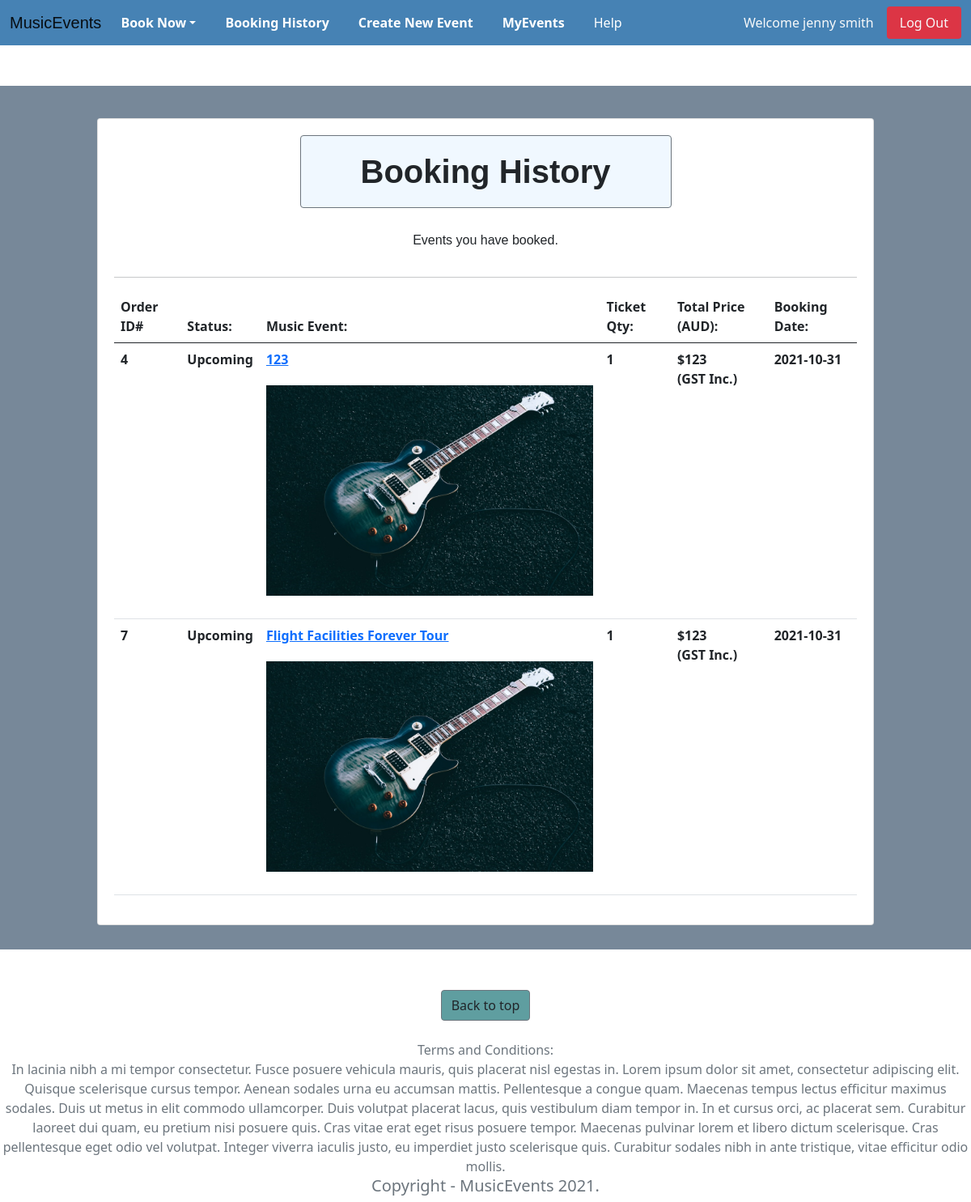
Before: /events/booking_history (signed in) with the older database file.
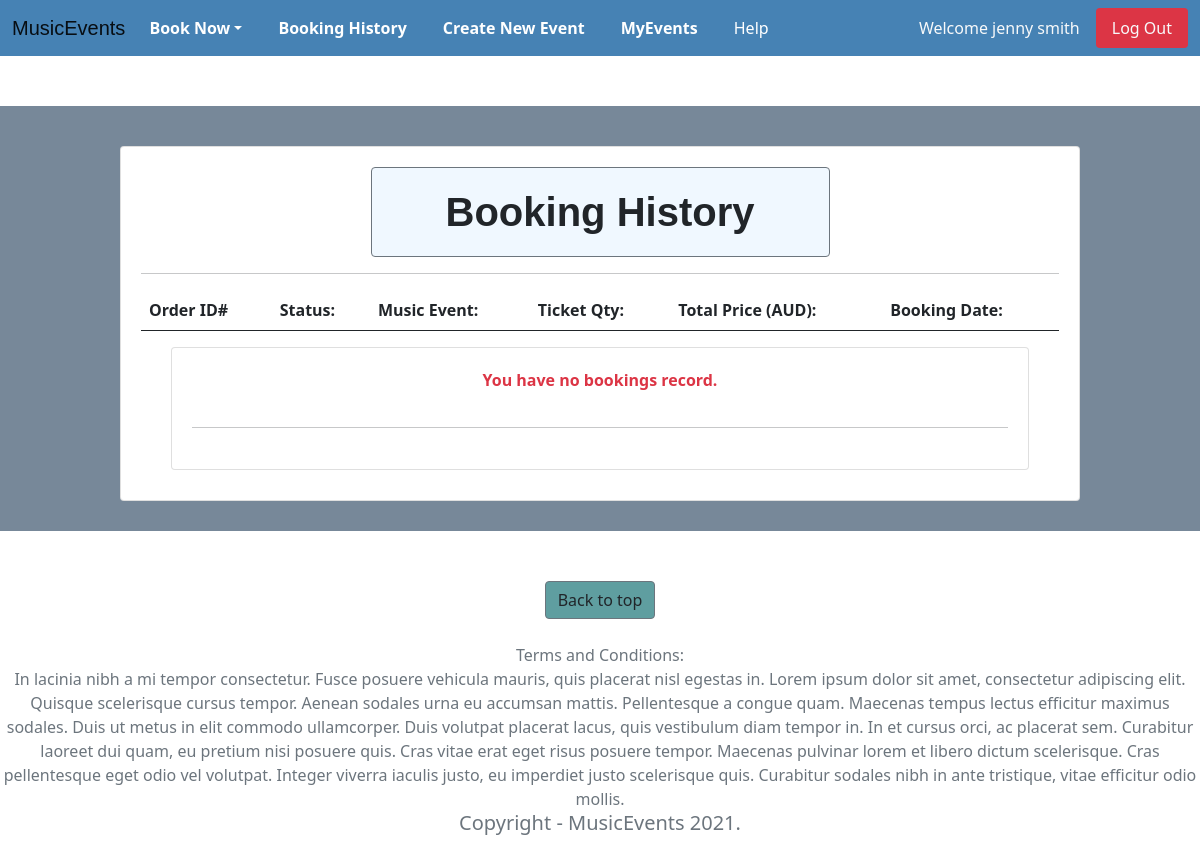
After: the same page with the newer database file.
### website/models.py (models this page shows, shortened)
class User(db.Model, UserMixin):
    __tablename__='users' # good practice to specify table name
    id = db.Column(db.Integer, primary_key=True)
    name = db.Column(db.String(100), index=True)
    emailid = db.Column(db.String(100), index=True, nullable=False, unique = True)
    password_hash = db.Column(db.String(255), nullable=False)
    comments = db.relationship('Comment', backref='user')
    booking = db.relationship('Booking', backref='user')
    event = db.relationship('Event', backref='user')

class Booking(db.Model):
    __tablename__ = 'booking'
    booking_Id = db.Column(db.Integer, primary_key=True)
    booking_date = db.Column(db.Date, default=datetime.now())
    price = db.Column(db.Integer)
    quantity = db.Column(db.Integer, default = 1)
    user_id = db.Column(db.Integer, db.ForeignKey('users.id'))
    events_id = db.Column(db.Integer, db.ForeignKey('events.id'))

class Event_Status(db.Model):
    __tablename__ = 'event_status'
    events_id = db.Column(db.Integer, db.ForeignKey('events.id'), primary_key=True )
    status = db.Column(db.String(10))
    def __repr__(self):
        return "{}".format(self.status)

class Event(db.Model):
    __tablename__ = 'events'
    id = db.Column(db.Integer, primary_key=True)
    name = db.Column(db.String(80))
    artist = db.Column(db.String(80))
    date = db.Column(db.DateTime(20))
    venue = db.Column(db.String(80))
    venue_address = db.Column(db.String(255))
    city = db.Column(db.String(60))
    state = db.Column(db.String(10))
    zipcode = db.Column(db.Integer)
    category = db.Column(db.String(20))
    ages = db.Column(db.String(20))
    description = db.Column(db.String(2000))
    price = (db.Column(db.Integer))
    quota = db.Column(db.Integer, default = 1)
    image = db.Column(db.String(400))
    owner = db.Column(db.Integer, db.ForeignKey('users.id'))
    comments = db.relationship('Comment', backref='events')
    booking = db.relationship('Booking', backref='events')
    status = db.relationship('Event_Status', backref ='events')

### website/events.py (the view)
@bp.route('/booking_history', methods = ['GET', 'POST'])
@login_required
def booking_history():
  records = db.session.query(Booking, Event).filter(Booking.events_id == Event.id).filter_by(user_id=current_user.id)
  return render_template('events/booking_history.html', records = records)

### website/templates/events/booking_history.html
{% extends 'base.html' %}
{% import "bootstrap/wtf.html" as wtf %}
{% block content %}
<div class="container-fluid backgroundCustom  margin4">
    <div class = "row pad ">
      <div class=" card center pad margintop" style="width: 60rem;">
        <h1 class = "text-center pad changeFont card backgroundCustom2 center border-secondary"><strong>Booking History</strong></h1>
        {% if records[0]|length >0 %}
        <h6 class = "text-center changeFont pad">Events you have booked.</h6>
        {% endif  %}
        <hr>
        <div class="col-sm-12 col-md-12 col-lg-12">
          <div class="table-responsive-xl">
            <table class="table">
              <thead>
                <tr>
                  <th scope="col"><b>Order ID#</b></th>
                  <th scope="col"><b>Status:</b></th>
                  <th scope="col"><b>Music Event:</b></th>
                  <th scope="col"><b>Ticket Qty:</b></th>
                  <th scope="col"><b>Total Price (AUD):</b></th>
                  <th scope="col"><b>Booking Date:</b></th>
                </tr>
              </thead>
              <tbody>
                {% for record in records %}
                  <tr>
                      <th scope="row"><b>{{record[0].booking_Id}}</b></th>
                      <th scope="row">{{record[1].status[0]}}</th>
                      <th scope ="row"><a href="{{url_for('events.show', id=record[0].events_id)}}">{{record[1].name}}</a>
                        <img src="{{record[1].image}}" class="card-img-top pad" alt="Responsive image"></th>
                      <th scope="row">{{record[0].quantity}}</th>
                      <th scope="row">${{record[1].price * record[0].quantity}}<br>(GST Inc.)</br></th>
                      <th scope="row">{{record[0].booking_date}}</th>
                  </tr>
                {% endfor %}
              </tbody>
            </table>
            {% if records[0]|length ==0 %}
            <div class = "card  margin">
              <h6 class="card-title text-danger text-center pad2"><b>You have no bookings record.</b></h6>
              <hr>
          </div>
            {% endif  %}
          </div>
        </div>
      </div>
    </div>
</div>
<div class = "col text-center">
  <a href="#" class="btn text-center buttonCustom2 border-secondary">Back to top</a>
</div>
{% endblock %}

### website/templates/base.html (shortened to what this page needs)
<!DOCTYPE html>
<html>
    <head>
        <link href="https://cdn.jsdelivr.net/npm/bootstrap@5.1.0/dist/css/bootstrap.min.css" rel="stylesheet">
        <link rel="stylesheet" type="text/css" href="{{ url_for('static', filename='stylesheet/stylesheet.css') }}">
    </head>
    <body>
        <header>
            <nav class="navbar navbar-expand-lg navbar-light navbar-custom">
                <div class="container-fluid">
                    <a class="navbar-brand changeFont" href="/">MusicEvents</a>
                    <div class="collapse navbar-collapse" id="navbarSupportedContent">
                        <ul class="navbar-nav me-auto mb-2 mb-lg-0">
                        <li class="nav-item dropdown">
                            <a class="nav-link dropdown-toggle " href="#" id='CatBar' role="button" data-bs-toggle="dropdown" aria-expanded="false"><strong>Book Now</strong></a>
                        </li>
                        <li class="nav-item">
                            <a class="nav-link" href="{{ url_for('events.booking_history') }}" id = 'CatBar'><strong>Booking History</strong></a>
                        </li>
                        <li class="nav-item">
                            <a class="nav-link" href="{{ url_for('events.create') }}" id = 'CatBar'><strong>Create New Event</strong></a>
                        </li>
                        <li class="nav-item">
                            <a class="nav-link" href="{{ url_for('events.my_events') }}" id = 'CatBar'><strong>MyEvents</strong></a>
                        </li>
                        <li class="nav-item">
                            <a class="nav-link" href="/help" id = 'CatBar'>Help</a>
                        </li>
                        </ul>
                        <form class="d-flex">
                            {% if current_user.is_authenticated %}
                            <a class="nav-item nav-link  text-light disabled" href="#">Welcome {{current_user.name}}</a>
                            <a class="nav-item nav-link btn-danger text-light rounded " href="{{ url_for('auth.logout') }}">Log Out</a>
                            {% else %}
                            <a class="nav-item nav-link text-light margin3" href="{{ url_for('auth.register') }}">Register</a>
                            <a class="nav-item nav-link btn-primary text-light rounded" href="{{ url_for('auth.login') }}"><b>Log In</b></a>
                            {% endif %}
                        </form>
                    </div>
                </div>
            </nav>
        </header>
            {% block content %}
            {% endblock %}
    </body>
    <footer class=" text-center text-muted"> <br>Terms and Conditions: </br> In lacinia nibh a mi tempor consectetur. Fusce posuere vehicula mauris, quis
     placerat nisl egestas in. Lorem ipsum dolor sit amet, consectetur adipiscing elit. Quisque scelerisque cursus tempor. Aenean sodales urna eu accumsan mattis. Pellentesque a
      congue quam. Maecenas tempus lectus efficitur maximus sodales. Duis ut metus in elit commodo ullamcorper. Duis volutpat placerat lacus, quis vestibulum diam tempor in. In et cursus orci,
       ac placerat sem. Curabitur laoreet dui quam, eu pretium nisi posuere quis. Cras vitae erat eget risus posuere tempor. Maecenas pulvinar lorem et libero dictum scelerisque. Cras pellentesque
        eget odio vel volutpat. Integer viverra iaculis justo, eu imperdiet justo scelerisque quis. Curabitur sodales nibh in ante tristique, vitae efficitur odio mollis.
       <h6 class = "text-center lead">Copyright - MusicEvents 2021.</h6>
    </footer>
</html>

### website/static/stylesheet/stylesheet.css (style rules this page uses)
.card { margin: 0 auto; float: none; margin-bottom: 10px; margin-left: 30px; margin-right: 30px; padding: 10px 20px; }
li { margin-right: 20px; }
a#CatBar { color: white !important; }
h1 { padding: 40px; }
.center { display: block; margin-left: auto; margin-right: auto; width: 50%; }
.navbar-custom { background-color: #4682b4; }
.backgroundCustom { background-color: #778899; }
.buttonCustom2 { background-color:#5F9EA0; }
.pad { padding-top: 20px; padding-bottom: 20px; }
.pad2 { padding-top: 13px; padding-bottom: 13px; }
.margin { padding-bottom: 25px; }
.margin4 { margin-top: 50px; margin-bottom: 50px; }
.changeFont { font-family: 'Lucida Sans', 'Lucida Sans Regular', 'Lucida Grande', 'Lucida Sans Unicode', Geneva, Verdana, sans-serif; }
.margintop { margin-top: 20px; }
.backgroundCustom2 { background-color:#F0F8FF; }

Changed rows visible on the page:
removed Booking: booking_Id "4", status "Upcoming", name "123", image (picture), quantity "1", record[1].price*record[0].quantity "123", booking_date "2021-10-31"
removed Booking: booking_Id "7", status "Upcoming", name "Flight Facilities Forever Tour", image (picture), quantity "1", record[1].price*record[0].quantity "123", booking_date "2021-10-31"
Other visible differences:
text no longer shown: "Events you have booked."
text now shown: "You have no bookings record."
